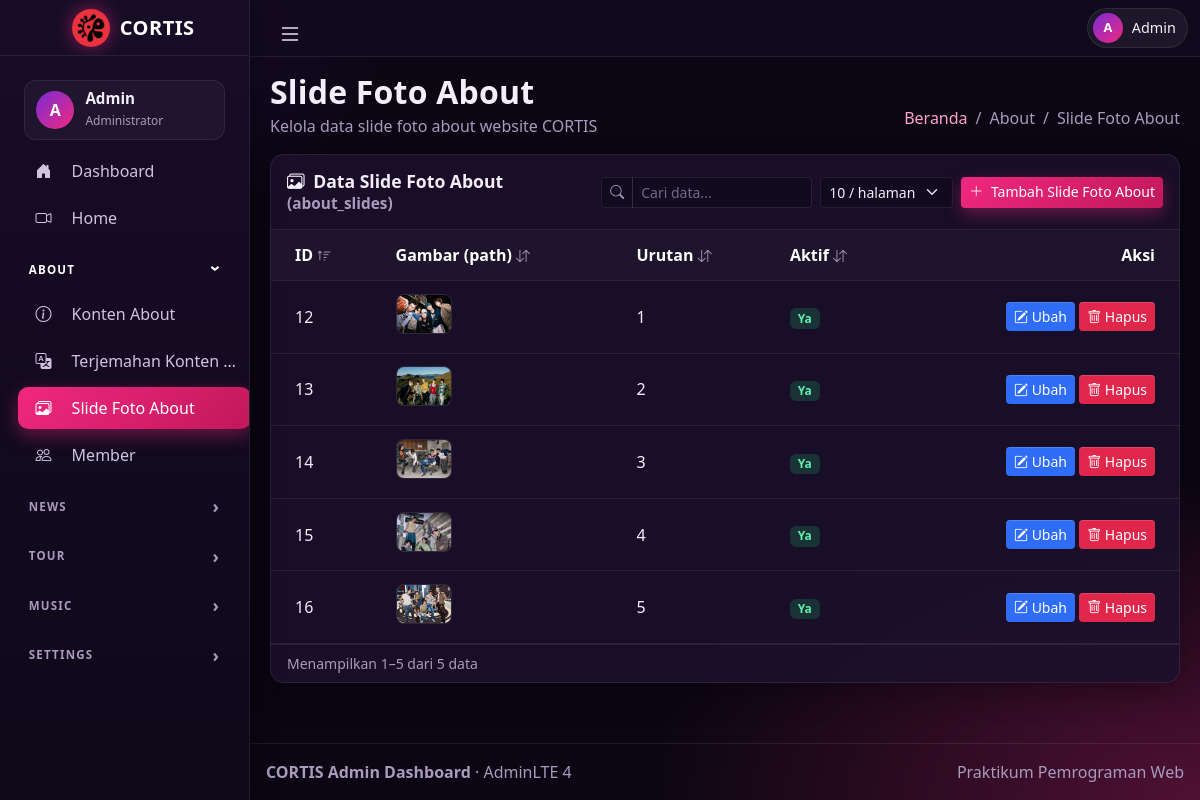
The app's page /tabel.php?t=about_slides with its own data.
### tables this page shows
CREATE TABLE `about_slides` (
  `slide_id` int(11) NOT NULL,
  `image_url` varchar(255) NOT NULL,
  `sort_order` int(11) NOT NULL DEFAULT 0,
  `is_active` tinyint(1) NOT NULL DEFAULT 1,
  `created_at` datetime NOT NULL DEFAULT current_timestamp(),
  `updated_at` datetime NOT NULL DEFAULT current_timestamp() ON UPDATE current_timestamp()
);

### config/tampilan.php (called while the page is built)
<?php
return [
  'url_website' => '',
];

### tabel.php (the view, shortened to what this page needs)
<?php
require_once __DIR__ . "/includes/fungsi.php";
require_once __DIR__ . "/includes/layout.php";
$t   = $_GET['t'] ?? '';
$cfg = ambil_tabel($t);
$pk  = $cfg['pk'];
$cols = $cfg['cols'];
$kolom_list = array_keys(array_filter($cols, fn($c) => $c['list']));
$q    = trim($_GET['q'] ?? '');
$sort = $_GET['sort'] ?? $pk;
$dir  = strtolower($_GET['dir'] ?? 'asc') === 'desc' ? 'desc' : 'asc';
$ukuran_ok = [10, 25, 50];
$size = (int) ($_GET['size'] ?? 10);
$page = max(1, (int) ($_GET['page'] ?? 1));
$lang = ($t === 'news') ? ($_GET['lang'] ?? 'id') : 'id';
$where = "";
$param = [];
$st = $pdo->prepare("SELECT COUNT(*) FROM `$t`" . $where);
$st->execute($param);
$total = (int) $st->fetchColumn();
$offset = ($page - 1) * $size;
$sqlcols = implode(",", array_map(fn($c) => "`$c`", $kolom_list));
$order = "`$sort` " . strtoupper($dir) . ($sort !== $pk ? ", `$pk` ASC" : "");
$st = $pdo->prepare("SELECT $sqlcols FROM `$t`" . $where . " ORDER BY $order LIMIT $size OFFSET $offset");
$st->execute($param);
$rows = $st->fetchAll();
$dari = $total ? $offset + 1 : 0;
$sampai = min($offset + $size, $total);
function u(array $ubah = []) {
  global $t, $q, $sort, $dir, $size, $page, $lang;
  return url_tabel($t, array_merge(['q' => $q, 'sort' => $sort, 'dir' => $dir, 'size' => $size, 'page' => $page,
                                    'lang' => ($t === 'news' && $lang !== 'id') ? $lang : ''], $ubah));
}
function tombol_aksi($t, $id, $kelas = '') {
  ob_start(); ?>
  <span class="<?= $kelas ?>">
    <a href="form.php?t=<?= h($t) ?>&id=<?= h($id) ?>" class="btn btn-sm btn-edit" title="Ubah" aria-label="Ubah">
      <i class="bi bi-pencil-square"></i> Ubah
    </a>
    <form method="post" action="hapus.php" class="d-inline"
          onsubmit="return confirm('Yakin hapus data ini? Data yang terhubung (anak tabel) bisa ikut terhapus.');">
      <button type="submit" class="btn btn-sm btn-hapus" title="Hapus" aria-label="Hapus"><i class="bi bi-trash"></i> Hapus</button>
    </form>
  </span>
  <?php return ob_get_clean();
}
?>
<div class="card mb-4">
  <div class="card-header">
    <div class="row g-2 align-items-center">
      <div class="col-12 col-md-4">
        <h3 class="card-title"><i class="bi <?= h($cfg['icon']) ?> me-1"></i> Data <?= h($cfg['label']) ?>
          <small class="text-body-secondary">(<?= h($t) ?>)</small></h3>
      </div>
      <div class="col-12 col-md-8">
        <div class="d-flex flex-wrap justify-content-md-end gap-2">
          <form method="get" action="tabel.php" class="d-flex flex-wrap gap-2">
            <div class="input-group input-group-sm w-auto">
              <span class="input-group-text"><i class="bi bi-search"></i></span>
              <input type="search" name="q" class="form-control" placeholder="Cari data..." value="<?= h($q) ?>" style="width:180px">
            </div>
            <select name="size" class="form-select form-select-sm w-auto" onchange="this.form.submit()" aria-label="Jumlah baris">
              <?php foreach ($ukuran_ok as $s) { ?>
                <option value="<?= $s ?>" <?= $s === $size ? 'selected' : '' ?>><?= $s ?> / halaman</option>
              <?php } ?>
            </select>
          </form>
          <a href="form.php?t=<?= h($t) ?>" class="btn btn-sm btn-primary">
            <i class="bi bi-plus-lg me-1"></i> Tambah <?= h($cfg['label']) ?>
          </a>
        </div>
      </div>
    </div>
  </div>
  <?php if ($t === 'members') { ?>
  <div class="card-body">
    <?php if (!$rows) { ?><p class="text-center text-body-secondary py-4 m-0">Data tidak ditemukan</p><?php } ?>
    <div class="row g-3">
      <?php foreach ($rows as $r) { ?>
        <div class="col-6 col-md-4 col-xl-3 col-xxl-2">
          <div class="cx-member">
            <div class="foto">
              <?php if ($r['photo_url']) { ?>
                <img src="<?= h(url_gambar($r['photo_url'])) ?>" alt="<?= h($r['stage_name']) ?>" loading="lazy"
                     onerror="this.replaceWith(document.createTextNode('<?= h(mb_substr($r['stage_name'], 0, 1)) ?>'))">
              <?php } else { echo h(mb_substr($r['stage_name'], 0, 1)); } ?>
            </div>
            <div class="info">
              <b><?= h($r['stage_name']) ?></b>
              <small><?= h(date('M j, Y', strtotime($r['birth_date']))) ?><?= $r['is_active'] ? '' : ' · nonaktif' ?></small>
              <?= tombol_aksi($t, $r[$pk], 'btns') ?>
            </div>
          </div>
        </div>
      <?php } ?>
    </div>
  </div>
  <?php } else { ?>
  <div class="card-body p-0">
    <div class="table-responsive">
      <table class="table table-hover align-middle m-0">
        <thead>
          <tr>
            <?php foreach ($kolom_list as $n) {
              $berikut = ($sort === $n && $dir === 'asc') ? 'desc' : 'asc';
              $ikon = $sort === $n ? ($dir === 'asc' ? 'bi-sort-up' : 'bi-sort-down') : 'bi-arrow-down-up'; ?>
              <th>
                <a href="<?= h(u(['sort' => $n, 'dir' => $berikut, 'page' => 1])) ?>" class="text-reset text-decoration-none">
                  <?= h($cols[$n]['label']) ?> <i class="bi <?= $ikon ?> small text-body-secondary"></i>
                </a>
              </th>
            <?php } ?>
            <th class="text-end">Aksi</th>
          </tr>
        </thead>
        <tbody>
          <?php foreach ($rows as $r) { ?>
            <tr>
              <?php foreach ($kolom_list as $n) { ?>
                <td><?= tampil_nilai($cols[$n], $r[$n]) ?></td>
              <?php } ?>
              <td class="text-end text-nowrap"><?= tombol_aksi($t, $r[$pk]) ?></td>
            </tr>
          <?php } ?>
        </tbody>
      </table>
    </div>
  </div>
  <?php } ?>
  <div class="card-footer d-flex flex-wrap justify-content-between align-items-center gap-2">
    <div class="small text-body-secondary">Menampilkan <?= $dari ?>–<?= $sampai ?> dari <?= $total ?> data</div>
  </div>
</div>

### includes/fungsi.php (shortened to what this page needs)
<?php
$TABEL = require __DIR__ . "/../config/tables.php";
function tabel_per_grup() {
  global $TABEL;
  $urut = [
    'home_banner',
    'about_content', 'about_content_translations', 'about_slides', 'members',
    'news', 'news_translations',
    'tours', 'tour_translations', 'tour_events', 'tour_event_translations',
    'songs', 'song_lyric_lines',
    'navigation_menus', 'navigation_menu_translations', 'social_links', 'languages', 'admins',
  ];
  $out = [];
  foreach ($urut as $nama) {
    if (isset($TABEL[$nama])) $out[$TABEL[$nama]['group']][$nama] = $TABEL[$nama];
  }
  return $out;
}
function url_gambar($path) {
  static $base = null;
  if ($base === null) $base = (require __DIR__ . "/../config/tampilan.php")['url_website'] ?? '';
  $path = (string) $path;
  if (preg_match('#^(https?:)?//#i', $path) || $path[0] === '/' || strpos($path, 'uploads/') === 0) return $path;
  return $base . $path;
}
function h($s) {
  return htmlspecialchars((string) $s, ENT_QUOTES, 'UTF-8');
}
function ambil_tabel($nama) {
  global $TABEL;
  return $TABEL[$nama];
}
function tampil_nilai($spec, $val) {
  switch ($spec['type']) {
    case 'bool':
      return $val ? '<span class="badge text-bg-success">Ya</span>' : '<span class="badge text-bg-secondary">Tidak</span>';
    case 'image':
      return '<span class="cx-thumb-wrap"><img class="cx-thumb" loading="lazy" src="' . h(url_gambar($val)) . '" alt="' . h($val) . '" title="' . h($val) . '"'
           . ' onerror="this.replaceWith(document.createTextNode(this.alt))"></span>';
    case 'number':
      return h(is_numeric($val) ? number_format((float) $val, 0, ',', '.') : $val);
    default:
      return h($val);
  }
}
function url_tabel($t, array $p = []) {
  $p = array_filter(array_merge(['t' => $t], $p), fn($v) => $v !== '' && $v !== null);
  return 'tabel.php?' . http_build_query($p);
}

### css/cortis-theme.css (style rules this page uses)
:root { --cx-accent: #f0287f; --cx-accent-2: #c2185b; --cx-accent-soft: rgba(240, 40, 127, .16); --cx-bg: #0b0613; --cx-panel: #140c21; --cx-card: rgba(28, 17, 44, .86); --cx-card-solid: #1b112c; --cx-input: #120a1e; --cx-line: rgba(255, 255, 255, .08); --cx-text: #f4eefb; --cx-muted: #a99bbd; --cx-blue: #2f6df6; --cx-red: #e0264a; --cx-radius: 14px; }
html[data-bs-theme="dark"] { --bs-body-bg: var(--cx-bg); --bs-body-color: var(--cx-text); --bs-secondary-color: var(--cx-muted); --bs-border-color: var(--cx-line); --bs-link-color: #ff7ab8; --bs-link-hover-color: #ffa3cf; --bs-primary: var(--cx-accent); --bs-primary-rgb: 240, 40, 127; }
body { color: var(--cx-text); background: radial-gradient(900px 520px at 100% 100%, rgba(240, 40, 127, .30), transparent 62%), radial-gradient(700px 420px at 0% 0%, rgba(120, 50, 210, .20), transparent 60%), var(--cx-bg) !important; background-attachment: fixed !important; }
.card, .cx-card { background: var(--cx-card) !important; border: 1px solid var(--cx-line) !important; border-radius: var(--cx-radius) !important; box-shadow: 0 10px 30px rgba(0, 0, 0, .28) !important; color: var(--cx-text); }
.card-header, .card-footer { background: transparent !important; border-color: var(--cx-line) !important; }
.card-title { font-weight: 700; }
.table { --bs-table-bg: transparent; --bs-table-color: var(--cx-text); --bs-table-border-color: var(--cx-line); --bs-table-hover-bg: rgba(240, 40, 127, .07); --bs-table-hover-color: #fff; color: var(--cx-text); }
.table > thead th { color: #fff; font-weight: 700; border-bottom: 1px solid var(--cx-line); background: rgba(255, 255, 255, .025); white-space: nowrap; }
.table > :not(caption) > * > * { padding: .8rem .9rem; }
.cx-thumb { width: 56px; height: 40px; object-fit: cover; border-radius: 8px; border: 1px solid var(--cx-line); background: #20142f; }
.cx-thumb-wrap { display: inline-flex; align-items: center; gap: .6rem; }
.btn-primary { background: linear-gradient(135deg, var(--cx-accent), var(--cx-accent-2)) !important; border: 0 !important; color: #fff !important; box-shadow: 0 6px 16px rgba(240, 40, 127, .35); }
.btn-edit { background: var(--cx-blue) !important; border: 0 !important; color: #fff !important; }
.btn-hapus { background: var(--cx-red) !important; border: 0 !important; color: #fff !important; }
.badge.text-bg-success { background: rgba(25, 180, 110, .22) !important; color: #5ff0ae !important; }
.form-control, .form-select, .input-group-text { background-color: var(--cx-input) !important; color: var(--cx-text) !important; border-color: var(--cx-line) !important; }
.form-control::placeholder { color: #75698a; }
.input-group-text { color: var(--cx-muted) !important; }

### records on screen
about_slides: slide_id "12", image_url (picture), sort_order "1", is_active "Ya"
about_slides: slide_id "13", image_url (picture), sort_order "2", is_active "Ya"
about_slides: slide_id "14", image_url (picture), sort_order "3", is_active "Ya"
about_slides: slide_id "15", image_url (picture), sort_order "4", is_active "Ya"
about_slides: slide_id "16", image_url (picture), sort_order "5", is_active "Ya"

### other values on screen
$nama_grup "Home"
$nama_grup "ABOUT"
$cfg['label'] "Konten About"
$cfg['label'] "Terjemahan Konten…"
$cfg['label'] "Slide Foto About"
$cfg['label'] "Member"
$nama_grup "NEWS"
$nama_grup "TOUR"
$nama_grup "MUSIC"
$nama_grup "SETTINGS"
$judul "Slide Foto About"
$sub "Kelola data slide foto about website CORTIS"
$b "About"
$b "Slide Foto About"
$t "about_slides"
